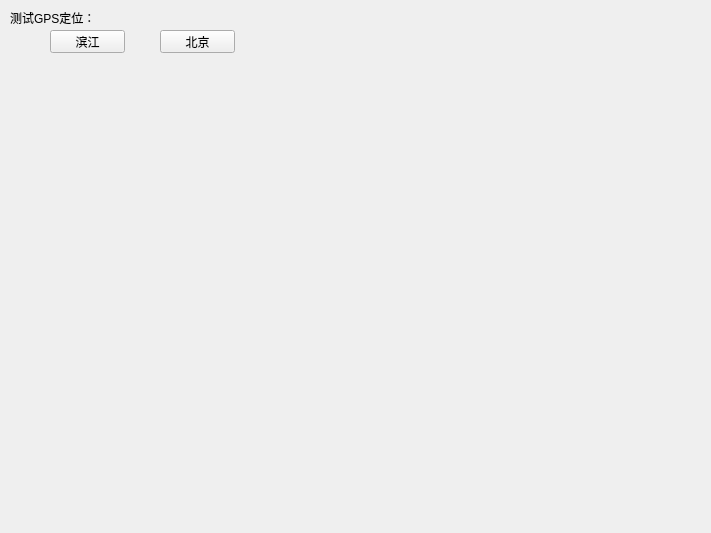
<?xml version="1.0" encoding="UTF-8"?>
<ui version="4.0">
 <class>GoogleEarthDemoClass</class>
 <widget class="QWidget" name="GoogleEarthDemoClass">
  <property name="geometry">
   <rect>
    <x>0</x>
    <y>0</y>
    <width>711</width>
    <height>533</height>
   </rect>
  </property>
  <property name="windowTitle">
   <string>GoogleEarthDemoClass</string>
  </property>
  <layout class="QHBoxLayout" name="horizontalLayout_2">
   <property name="spacing">
    <number>0</number>
   </property>
   <property name="leftMargin">
    <number>0</number>
   </property>
   <property name="topMargin">
    <number>0</number>
   </property>
   <property name="rightMargin">
    <number>0</number>
   </property>
   <property name="bottomMargin">
    <number>0</number>
   </property>
   <item>
    <widget class="QWidget" name="wgtTotal" native="true">
     <layout class="QHBoxLayout" name="horizontalLayout">
      <property name="spacing">
       <number>0</number>
      </property>
      <property name="leftMargin">
       <number>0</number>
      </property>
      <property name="topMargin">
       <number>0</number>
      </property>
      <property name="rightMargin">
       <number>0</number>
      </property>
      <property name="bottomMargin">
       <number>0</number>
      </property>
      <item>
       <widget class="QWidget" name="wgtRight" native="true">
        <property name="minimumSize">
         <size>
          <width>300</width>
          <height>0</height>
         </size>
        </property>
        <property name="maximumSize">
         <size>
          <width>300</width>
          <height>16777215</height>
         </size>
        </property>
        <layout class="QVBoxLayout" name="verticalLayout">
         <property name="spacing">
          <number>0</number>
         </property>
         <property name="leftMargin">
          <number>0</number>
         </property>
         <property name="topMargin">
          <number>0</number>
         </property>
         <property name="rightMargin">
          <number>0</number>
         </property>
         <property name="bottomMargin">
          <number>0</number>
         </property>
         <item>
          <widget class="QWidget" name="RTop" native="true">
           <widget class="QLabel" name="label">
            <property name="geometry">
             <rect>
              <x>10</x>
              <y>10</y>
              <width>111</width>
              <height>16</height>
             </rect>
            </property>
            <property name="text">
             <string>测试GPS定位：</string>
            </property>
           </widget>
           <widget class="QPushButton" name="btnFir">
            <property name="geometry">
             <rect>
              <x>50</x>
              <y>30</y>
              <width>75</width>
              <height>23</height>
             </rect>
            </property>
            <property name="text">
             <string>滨江</string>
            </property>
           </widget>
           <widget class="QPushButton" name="btnSec">
            <property name="geometry">
             <rect>
              <x>160</x>
              <y>30</y>
              <width>75</width>
              <height>23</height>
             </rect>
            </property>
            <property name="text">
             <string>北京</string>
            </property>
           </widget>
          </widget>
         </item>
         <item>
          <widget class="QWidget" name="RBtm" native="true"/>
         </item>
        </layout>
       </widget>
      </item>
      <item>
       <widget class="QWidget" name="wgt" native="true"/>
      </item>
     </layout>
    </widget>
   </item>
  </layout>
 </widget>
 <resources/>
 <connections/>
</ui>
